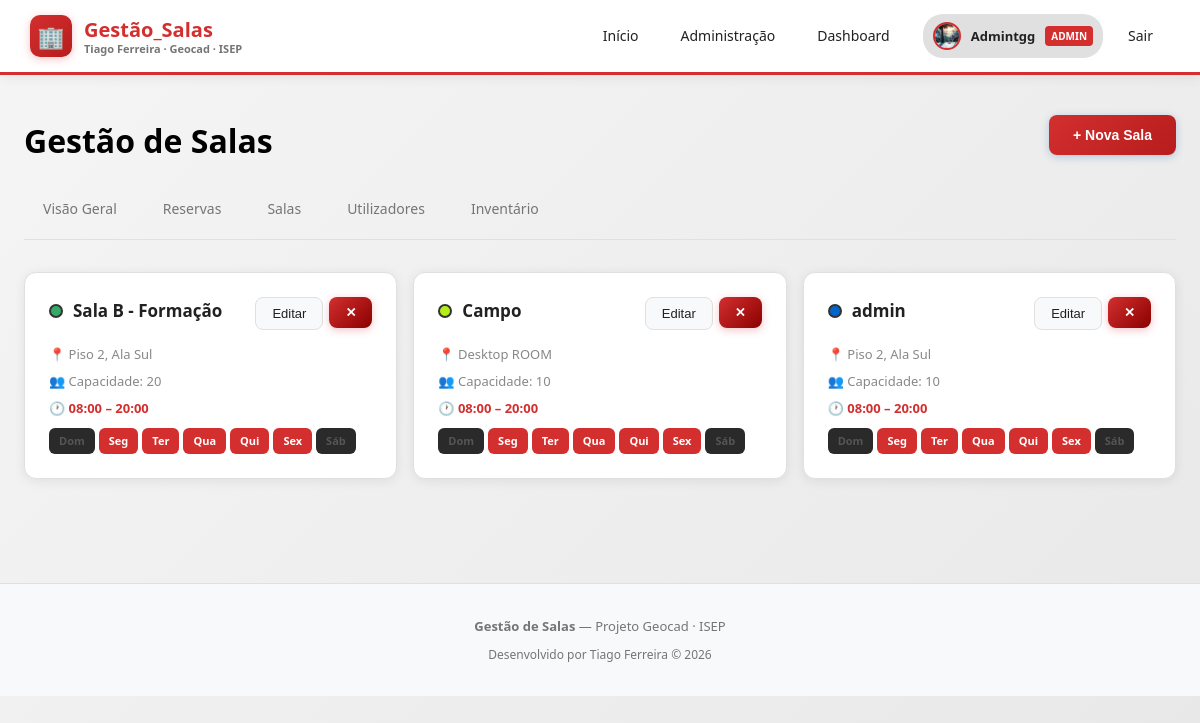
The page /admin/rooms (signed in) on the database its author committed.
### app/models.py (models this page shows)
class User(Base):
    __tablename__ = "users"
    id       = Column(Integer, primary_key=True, index=True)
    name     = Column(String, nullable=False)
    email    = Column(String, unique=True, nullable=False)
    password = Column(String, nullable=False)
    role     = Column(String, default="user")
    avatar   = Column(String, default="")  # Caminho para a foto de perfil
    reservations = relationship("Reservation", back_populates="user")

class Room(Base):
    __tablename__ = "rooms"
    id         = Column(Integer, primary_key=True, index=True)
    name       = Column(String, nullable=False)
    capacity   = Column(Integer, nullable=False)
    location   = Column(String, nullable=False)
    color      = Column(String, default="#e85d04")
    start_time = Column(String, nullable=False)        # ex: "08:00"
    end_time   = Column(String, nullable=False)        # ex: "18:00"
    work_days  = Column(String, default="1,2,3,4,5")  # dias da semana separados por vírgula
    reservations = relationship("Reservation", back_populates="room")
    equipment = relationship("Equipment", back_populates="room")

### app/routers/admin.py (the view)
@router.get("/rooms")
async def rooms(request: Request, db=Depends(get_db)):
    user = require_admin(request, db)
    rooms = db.query(models.Room).all()
    return request.app.state.templates.TemplateResponse(
        "admin_rooms.html",
        {"request": request, "user": user, "rooms": rooms, "error": None},
    )

### app/templates/admin_rooms.html (shortened to what this page needs)
{% extends "base.html" %}
{% block content %}
<div class="container">
  <div style="display: flex; justify-content: space-between; align-items: flex-start; flex-wrap: wrap; gap: 16px; margin-bottom: 12px;">
    <div>
      <h1 class="page-title">Gestão de Salas</h1>
    </div>
    <button class="btn btn-primary" onclick="openModal('modal-create-room')">+ Nova Sala</button>
  </div>
  <div class="admin-tabs">
    <a class="admin-tab" href="/admin">Visão Geral</a>
    <a class="admin-tab" href="/admin/reservations">Reservas</a>
    <a class="admin-tab" href="/admin/rooms">Salas</a>
    <a class="admin-tab" href="/admin/users">Utilizadores</a>
    <a class="admin-tab" href="/admin/inventory">Inventário</a>
  </div>
  {% if rooms %}
    <div style="display: grid; grid-template-columns: repeat(auto-fill, minmax(320px, 1fr)); gap: 16px;">
    {% for room in rooms %}
      <div class="card">
        <div style="display: flex; justify-content: space-between; align-items: flex-start; margin-bottom: 14px;">
          <div style="display: flex; align-items: center; gap: 10px;">
            <div style="width: 14px; height: 14px; border-radius: 50%; background: {{ room.color }}; border: 2px solid #333;"></div>
            <span style="font-weight: 700; font-size: 17px;">{{ room.name }}</span>
          </div>
          <div style="display: flex; gap: 6px;">
            <button class="btn btn-secondary btn-sm" onclick="openModal('modal-edit-{{ room.id }}')">Editar</button>
            <form method="post" action="/admin/rooms/delete/{{ room.id }}" style="display:inline;" onsubmit="return confirm('Eliminar sala?')">
              <button class="btn btn-danger btn-sm" type="submit">✕</button>
            </form>
          </div>
        </div>
        <div style="display: flex; flex-direction: column; gap: 6px; font-size: 13px; color: #888;">
          <div>📍 {{ room.location }}</div>
          <div>👥 Capacidade: {{ room.capacity }}</div>
          <div style="color: #D32F2F; font-weight: 600;">🕐 {{ room.start_time }} – {{ room.end_time }}</div>
          <div style="display: flex; gap: 4px; flex-wrap: wrap; margin-top: 4px;">
            {% set day_names = ['Dom','Seg','Ter','Qua','Qui','Sex','Sáb'] %}
            {% set work_list = room.work_days.split(',') %}
            {% for i in range(7) %}
              {% set is_active = (i|string) in work_list %}
              {% set bg_color = '#D32F2F' if is_active else '#2a2a2a' %}
              {% set text_color = '#FFFFFF' if is_active else '#555555' %}
              <span style="padding: 4px 10px; border-radius: 6px; font-size: 11px; font-weight: 700; background: {{ bg_color }}; color: {{ text_color }};">
                {{ day_names[i] }}
              </span>
            {% endfor %}
          </div>
        </div>
      </div>
            {% set day_names2 = ['Dom','Seg','Ter','Qua','Qui','Sex','Sáb'] %}
            {% set work_list2 = room.work_days.split(',') %}
    {% endfor %}
  </div>
  {% endif %}
</div>
{% endblock %}

### app/templates/base.html (shortened to what this page needs)
<!DOCTYPE html>
<html lang="pt">
<head>
</head>
<body>
  <header class="header">
    <a href="/" class="logo">
      <div class="logo-icon">🏢</div>
      <div style="display: flex; flex-direction: column; line-height: 1.2;">
        <span style="font-weight: 700;">Gestão_Salas</span>
        <span style="font-size: 11px; color: var(--text-muted);">Tiago Ferreira · Geocad · ISEP</span>
      </div>
    </a>
    <nav class="nav">
      <a href="/">Início</a>
      {% if user %}
        {% if user.role in ['admin', 'manager'] %}
          <a href="/admin">Administração</a>
          <a href="/dashboard">Dashboard</a>
        {% else %}
          <a href="/dashboard">Dashboard</a>
          <a href="/user">A Minha Conta</a>
        {% endif %}
        <div style="display: flex; align-items: center; gap: 10px; margin-left: 8px; padding: 4px 10px; background: var(--border); border-radius: 20px;">
          {% if user.avatar %}
            <img src="{{ user.avatar }}" alt="{{ user.name }}"
                 style="width: 28px; height: 28px; border-radius: 50%; object-fit: cover; border: 2px solid var(--primary);">
          {% else %}
            <div style="width: 28px; height: 28px; border-radius: 50%; background: linear-gradient(135deg, var(--primary), var(--primary-hover));
                        display: flex; align-items: center; justify-content: center;
                        font-size: 13px; font-weight: 700; color: white;">
              {{ user.name[0].upper() }}
            </div>
          {% endif %}
          <span style="font-size: 13px; font-weight: 600;">{{ user.name }}</span>
          {% if user.role in ['admin', 'manager'] %}
            <span style="font-size: 10px; padding: 2px 6px; border-radius: 4px; background: var(--primary); color: white; font-weight: 700; text-transform: uppercase;">{{ user.role }}</span>
          {% endif %}
        </div>
        <a href="/logout">Sair</a>
      {% else %}
        <a href="/login" class="btn btn-primary">Entrar</a>
      {% endif %}
    </nav>
  </header>
  <main>
    {% block content %}{% endblock %}
  </main>
  <footer class="footer">
    <div style="margin-bottom: 8px;">
      <strong>Gestão de Salas</strong> — Projeto Geocad · ISEP
    </div>
    <div style="color: var(--text-muted); font-size: 12px;">
      Desenvolvido por Tiago Ferreira &copy; 2026
    </div>
  </footer>
</body>
</html>

### app/templates/base.html (style rules this page uses)
:root { --primary: #D32F2F; --primary-hover: #B71C1C; --primary-light: rgba(211, 47, 47, 0.1); --primary-gradient: linear-gradient(135deg, #D32F2F 0%, #B71C1C 100%); --bg: #F5F5F5; --bg-gradient: linear-gradient(135deg, #F5F5F5 0%, #E8E8E8 100%); --card: #FFFFFF; --card-hover: #FAFAFA; --danger: #D32F2F; --danger-hover: #8B0000; --border: #E0E0E0; --border-light: #F0F0F0; --text: #212121; --text-muted: #757575; --text-dark: #000000; --text-light: #FFFFFF; --success: #388E3C; --success-bg: rgba(56, 142, 60, 0.1); --warning: #F57C00; --shadow: 0 4px 20px rgba(211, 47, 47, 0.15); --shadow-card: 0 2px 12px rgba(0, 0, 0, 0.08); --shadow-hover: 0 8px 30px rgba(211, 47, 47, 0.2); }
* { margin: 0; padding: 0; box-sizing: border-box; }
body { font-family: 'Segoe UI', system-ui, -apple-system, sans-serif; background: var(--bg-gradient); color: var(--text); min-height: 100vh; line-height: 1.6; }
.header { background: var(--card); border-bottom: 3px solid var(--primary); padding: 14px 30px; display: flex; justify-content: space-between; align-items: center; flex-wrap: wrap; gap: 12px; position: sticky; top: 0; z-index: 100; box-shadow: 0 2px 12px rgba(0, 0, 0, 0.08); }
.logo { display: flex; align-items: center; gap: 12px; font-size: 20px; font-weight: 700; text-decoration: none; color: var(--primary); transition: transform 0.2s; }
.logo-icon { width: 42px; height: 42px; background: var(--primary-gradient); border-radius: 10px; display: flex; align-items: center; justify-content: center; font-size: 22px; box-shadow: 0 2px 8px rgba(230, 57, 70, 0.3); }
.nav { display: flex; gap: 8px; flex-wrap: wrap; }
.nav a, .nav button { padding: 10px 16px; border-radius: 8px; text-decoration: none; color: var(--text); font-size: 14px; font-weight: 500; background: transparent; border: 1px solid transparent; cursor: pointer; transition: all 0.2s ease; }
.container { max-width: 1200px; margin: 0 auto; padding: 40px 24px; }
.card { background: var(--card); border: 1px solid var(--border); border-radius: 12px; padding: 24px; transition: all 0.2s ease; box-shadow: var(--shadow-card); }
.page-title { font-size: 32px; font-weight: 700; margin-bottom: 8px; color: var(--text-dark); }
.btn { padding: 12px 24px; border-radius: 8px; border: none; font-size: 14px; font-weight: 600; cursor: pointer; display: inline-flex; align-items: center; gap: 8px; transition: all 0.2s ease; text-decoration: none; position: relative; overflow: hidden; }
.btn-primary { background: var(--primary-gradient); color: #ffffff !important; font-weight: 600; box-shadow: 0 2px 8px rgba(0, 86, 179, 0.25); }
.btn-secondary { background: #f8f9fa; color: var(--text) !important; font-weight: 500; border: 1px solid var(--border); }
.btn-danger { background: linear-gradient(135deg, var(--danger) 0%, var(--danger-hover) 100%); color: #ffffff !important; font-weight: 600; box-shadow: 0 2px 8px rgba(220, 53, 69, 0.3); }
.btn-sm { padding: 8px 16px; font-size: 13px; }
.admin-tabs { display: flex; gap: 8px; margin-bottom: 32px; flex-wrap: wrap; padding-bottom: 8px; border-bottom: 1px solid var(--border); }
.admin-tab { padding: 10px 18px; border-radius: 8px; text-decoration: none; color: var(--text-muted); font-size: 14px; font-weight: 500; background: transparent; border: 1px solid transparent; transition: all 0.2s ease; }
.footer { text-align: center; padding: 32px; color: var(--text-muted); font-size: 13px; border-top: 1px solid var(--border); margin-top: 64px; background: #f8f9fa; }

### rows shown on the page
User: avatar (picture), name "Admintgg", role "ADMIN"
Room: name "Sala B - Formação", location "Piso 2, Ala Sul", capacity "20", start_time "08:00", end_time "20:00", day_names "Dom" "Seg" "Ter" "Qua" "Qui" "Sex" "Sáb"
Room: name "Campo", location "Desktop ROOM", capacity "10", start_time "08:00", end_time "20:00", day_names "Dom" "Seg" "Ter" "Qua" "Qui" "Sex" "Sáb"
Room: name "admin", location "Piso 2, Ala Sul", capacity "10", start_time "08:00", end_time "20:00", day_names "Dom" "Seg" "Ter" "Qua" "Qui" "Sex" "Sáb"
